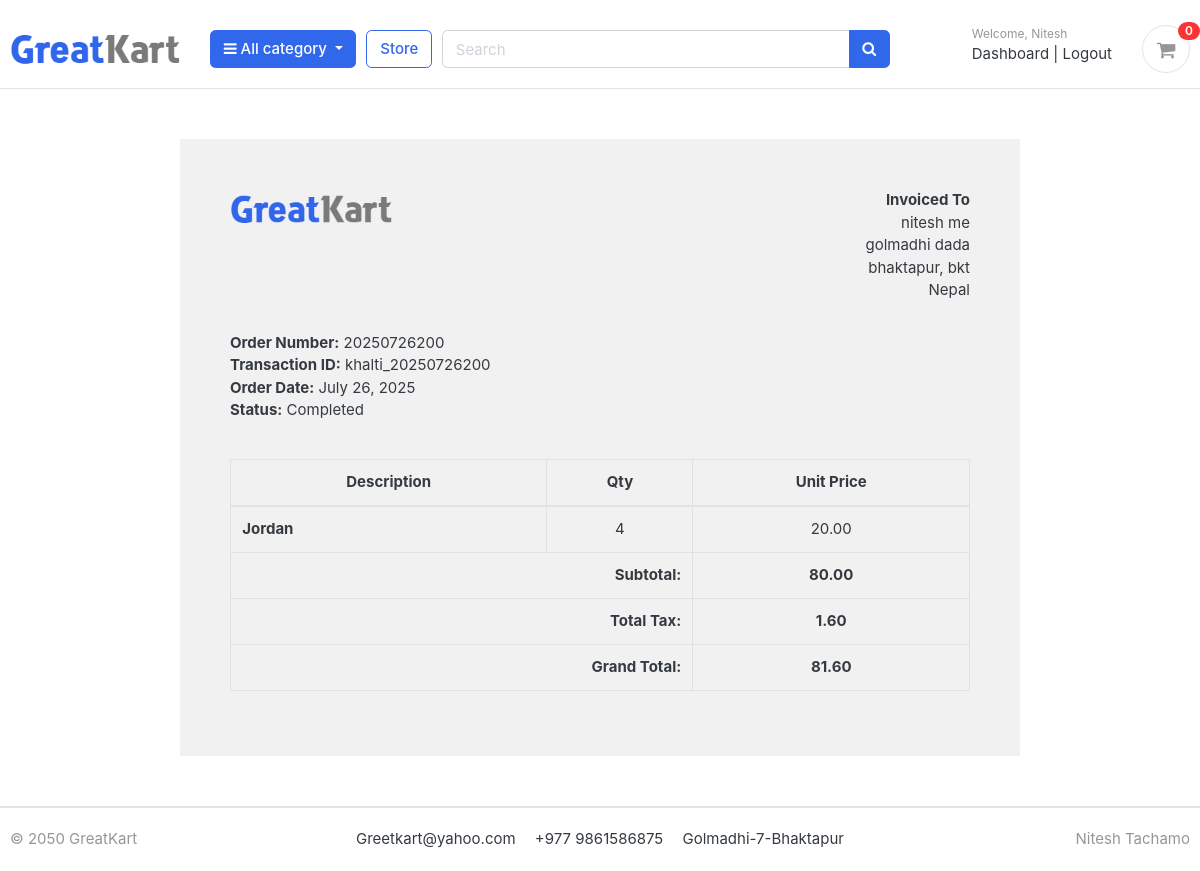
/accounts/order_detail/20250726200/ (signed in), run on the app's committed database.
### accounts/models.py (models this page shows, shortened)
class Account(AbstractBaseUser):
    first_name=models.CharField(max_length=50)
    last_name=models.CharField(max_length=50)
    username=models.CharField(max_length=50,unique=True)
    email=models.EmailField(max_length=100,unique=True)
    phone_number=models.CharField(max_length=50)
    date_joined=models.DateTimeField(auto_now_add=True)
    last_login=models.DateTimeField(auto_now_add=True)
    is_admin =models.BooleanField(default=False)
    is_staff =models.BooleanField(default=False)
    is_active =models.BooleanField(default=False)
    is_superadmin =models.BooleanField(default=False)
    USERNAME_FIELD='email'
    REQUIRED_FIELDS=['username','first_name','last_name']
    objects=MyAccountManager()

### orders/models.py (models this page shows, shortened)
class Order(models.Model):
    STATUS_CHOICES = (
    ('New', 'New'),
    ('Accepted', 'Accepted'),
    ('Completed', 'Completed'),
    ('Cancelled', 'Cancelled'),
    )
    user = models.ForeignKey(Account, on_delete=models.SET_NULL, null=True)
    payment = models.ForeignKey('Payment', on_delete=models.SET_NULL, blank=True, null=True)
    order_number = models.CharField(max_length=20)
    first_name = models.CharField(max_length=50)
    last_name = models.CharField(max_length=50)
    phone = models.CharField(max_length=15)
    email = models.EmailField(max_length=100)
    address_line_1 = models.CharField(max_length=100)
    address_line_2 = models.CharField(max_length=100, blank=True)
    country = models.CharField(max_length=50)
    state = models.CharField(max_length=50)
    city = models.CharField(max_length=50)
    order_note = models.TextField(blank=True)
    order_total = models.FloatField()
    tax = models.FloatField()
    status = models.CharField(max_length=10, choices=STATUS_CHOICES, default='New')
    ip = models.CharField(max_length=20, blank=True)
    is_ordered = models.BooleanField(default=False)
    created_at = models.DateTimeField(auto_now_add=True)
    updated_at = models.DateTimeField(auto_now=True)
    def full_name(self):
        return f'{self.first_name} {self.last_name}'
    def full_address(self):
        return f'{self.address_line_1} {self.address_line_2}'

class Payment(models.Model):
    STATUS_CHOICES = (
        ('Pending', 'Pending'),
        ('Completed', 'Completed'),
    )
    user=models.ForeignKey(Account,on_delete=models.CASCADE)
    payment_id = models.CharField(max_length=100, primary_key=True)
    payment_method = models.CharField(max_length=100)
    amount_paid=models.CharField(max_length=50)
    status = models.CharField(max_length=50, choices=STATUS_CHOICES, default='Pending', blank=False)
    created_at=models.DateTimeField(auto_now_add=True)

class OrderProduct(models.Model):
    order = models.ForeignKey(Order, on_delete=models.CASCADE)
    payment = models.ForeignKey(Payment, on_delete=models.SET_NULL, blank=True, null=True)
    user = models.ForeignKey(Account, on_delete=models.CASCADE)
    product = models.ForeignKey(Product,on_delete=models.CASCADE)
    variations = models.ManyToManyField(Variation, blank=True)  # For size, color, etc.
    tax = models.FloatField(default=0.0)
    quantity = models.IntegerField()
    product_price = models.FloatField()
    ordered = models.BooleanField(default=False)
    created_at = models.DateTimeField(auto_now_add=True)
    updated_at = models.DateTimeField(auto_now=True)

### store/models.py (models this page shows, shortened)
class Product(models.Model):
    product_name=models.CharField(max_length=200,unique=True)
    slug=models.SlugField(max_length=255,unique=True)
    description =models.TextField(max_length=500,blank=True)
    price=models.IntegerField()
    images=models.ImageField(upload_to='photos/products')
    stock=models.IntegerField()
    is_available=models.BooleanField(default=True)
    category =models.ForeignKey(Category,on_delete=models.CASCADE)
    created_date=models.DateTimeField(auto_now_add=True)
    modified_date=models.DateTimeField(auto_now=True)
    rating = models.FloatField(default=0.0)  # Out of 5
    click_count = models.PositiveIntegerField(default=0)

### accounts/views.py (the view)
# urls.py: path('order_detail/<int:order_id>/',views.order_detail,name="order_detail"),
@login_required
def order_detail(request, order_id):
    order = get_object_or_404(Order, order_number=order_id)
    payment = order.payment
    order_items = OrderProduct.objects.filter(order=order)
    subtotal = sum(item.product_price * item.quantity for item in order_items)
    tax = round((2 * subtotal) / 100, 2)
    grand_total = round(subtotal + tax, 2)
    for item in order_items:
        item.subtotal = round(item.product_price * item.quantity, 2)
    context = {
        'order_detail': order_items,
        'order': order,
        'payment': payment,
        'subtotal': round(subtotal, 2),
        'total_tax': tax,
        'grand_total': grand_total,
    }
    return render(request, 'accounts/order_detail.html', context)

### carts/context_processors.py (called while the page is built)
def counter(request):
    cart_count=0
    if 'admin' in request.path:
        return{}
    else:
        try:
            cart=Cart.objects.filter(cart_id=_cart_id(request))
            if request.user.is_authenticated:
                cart_items=CartItem.objects.all().filter(user=request.user)
            else:
                cart_items=CartItem.objects.all().filter(cart=cart[:1])
            for cart_item in cart_items:
                cart_count += cart_item.quantity
        except Cart.DoesNotExist:
            cart_count=0
    return dict(cart_count=cart_count)

### carts/views.py (called while the page is built)
def _cart_id(request):
    cart = request.session.session_key
    if not cart:
        cart = request.session.create()
    return cart

### category/context_processors.py (called while the page is built)
def menu_links(request):
    links = Category.objects.all()
    return dict(links=links)

### category/models.py (called while the page is built)
    def get_url(self):
        return reverse('products_by_category', args=[self.slug])

### templates/accounts/order_detail.html (shortened to what this page needs)
{% extends 'base.html' %}
{% load static %}
{% block content %}
<div class="container" style="margin: 0 auto; width: 70%; padding: 50px; background: #f1f1f1; margin-top: 50px; margin-bottom: 50px;">
    <div class="row invoice row-printable">
        <div class="col-md-12">
            <div class="panel panel-default plain" id="dash_0">
                <div class="panel-body p30">
                    <div class="row">
                        <div class="col-lg-6">
                            <div class="invoice-logo">
                                <img src="{% static 'images/logo.png' %}" alt="Invoice logo" style="max-height: 40px;">
                            </div>
                        </div>
                        <div class="col-lg-6 text-right">
                            <ul class="list-unstyled">
                                <li><strong>Invoiced To</strong></li>
                                <li>{{ order.full_name }}</li>
                                <li>{{ order.full_address }}</li>
                                <li>{{ order.city }}, {{ order.state }}</li>
                                <li>{{ order.country }}</li>
                            </ul>
                        </div>
                        <div class="col-lg-12 mt-3">
                            <div class="invoice-details well">
                                <ul class="list-unstyled mb0">
                                    <li><strong>Order Number:</strong> {{ order.order_number }}</li>
                                    <li><strong>Transaction ID:</strong> {{ payment.payment_id }}</li>
                                    <li><strong>Order Date:</strong> {{ order.created_at|date:"F d, Y" }}</li>
                                    <li><strong>Status:</strong> {{ payment.status }}</li>
                                </ul>
                            </div>
                        </div>
                    </div>
                    <div class="invoice-items mt-4">
                        <div class="table-responsive">
                            <table class="table table-bordered">
    <thead>
        <tr>
            <th class="text-center">Description</th>
            <th class="text-center">Qty</th>
            <th class="text-center">Unit Price</th>
        </tr>
    </thead>
    <tbody>
        {% for item in order_detail %}
        <tr>
            <td>
                <strong>{{ item.product.product_name }}</strong>
            </td>
            <td class="text-center">{{ item.quantity }}</td>
            <td class="text-center">{{ item.product_price|floatformat:2 }}</td>
        </tr>
        {% endfor %}
    </tbody>
    <tfoot>
        <tr>
            <th colspan="2" class="text-right">Subtotal:</th>
            <th class="text-center">{{ subtotal|floatformat:2 }}</th>
        </tr>
        <tr>
            <th colspan="2" class="text-right">Total Tax:</th>
            <th class="text-center">{{ total_tax|floatformat:2 }}</th>
        </tr>
        <tr>
            <th colspan="2" class="text-right">Grand Total:</th>
            <th class="text-center">{{ grand_total|floatformat:2 }}</th>
        </tr>
    </tfoot>
</table>
                        </div>
                    </div>
                </div>
            </div>
        </div>
    </div>
</div>
{% endblock %}

### templates/includes/navbar.html (shortened to what this page needs)
{% load static %}
<header class="section-header">
    <section class="header-main border-bottom" style="margin-top: 10px;">
        <div class="container">
    <div class="row align-items-center">
        <div class="col-lg-2 col-md-3 col-6">
            <a href="/" class="brand-wrap">
                <img class="logo" src="{% static 'images/logo.png' %}">
            </a>
        </div>
        <div class="col-lg col-sm col-md col-6 flex-grow-0">
            <div class="category-wrap dropdown d-inline-block float-right">
                <button type="button" class="btn btn-primary dropdown-toggle" data-toggle="dropdown">
                    <i class="fa fa-bars"></i> All category
                </button>
            </div>
        </div>
        <a href="{% url 'store' %}" class="btn btn-outline-primary">Store</a>
        <div class="col-lg col-md-6 col-sm-12 col">
            <form action=" {% url "search" %}" class="search" method="GET">
                <div class="input-group w-100">
                    <input type="text" class="form-control" style="width:60%;" placeholder="Search" name="keyword">
                    <div class="input-group-append">
                      <button class="btn btn-primary" type="submit">
                        <i class="fa fa-search"></i>
                      </button>
                    </div>
                </div>
            </form>
        </div>
        <div class="col-lg-3 col-sm-6 col-8 order-2 order-lg-3">
            <div class="d-flex justify-content-end mb-3 mb-lg-0">
                {% if user.is_authenticated %}
                <div class="widget-header">
                    <small class="title text-muted">Welcome, {{ user.first_name }}</small>
                    <div>
                        <a href="{% url "dashboard" %}">Dashboard</a> <span class="dark-transp"> | </span>
                        <a href="{% url 'logout' %}">Logout</a>
                    </div>
                </div>
            {% endif %}
                <a href=" {% url "cart" %}" class="widget-header pl-3 ml-3">
                    <div class="icon icon-sm rounded-circle border"><i class="fa fa-shopping-cart"></i></div>
                    <span class="badge badge-pill badge-danger notify">{{ cart_count}}</span>
                </a>
            </div>
        </div>
    </div>
        </div>
    </section>
    </header>

### GreetKart/static/css/ui.css (style rules this page uses)
html { font-family: "Inter", sans-serif; font-size: 15px; }
.icon-xs, .icon-sm, .icon-md, .icon-lg { display: inline-block; text-align: center; flex-shrink: 0; flex-grow: 0; }
.icon-sm { width: 48px; height: 48px; line-height: 48px !important; font-size: 20px; }
.header-main { position: relative; padding-top: 1rem; padding-bottom: 1rem; }
.brand-wrap .logo, .navbar-brand .logo { margin-right: 7px; max-height: 42px; display: inline-block; }
.widget-header { display: inline-block; vertical-align: middle; position: relative; }
.widget-header a { color: #343a40; }
.widget-header i { color: #969696; }
.widget-header .title { display: block; }
.widget-header .notify { position: absolute; top: -3px; right: -10px; }
[class*=list-] li:after { visibility: hidden; display: block; content: ""; overflow: hidden; height: 0; clear: both; }
.notify { position: absolute; top: -4px; right: -10px; display: inline-block; padding: 0.25em 0.6em; font-size: 12px; line-height: 1; text-align: center; border-radius: 3rem; color: #fff; background-color: #fa3434; }

### data on the page
Account: first_name "Nitesh"
Order: full_name "nitesh me", full_address "golmadhi dada", city "bhaktapur", state "bkt", country "Nepal", order_number "20250726200", created_at "July 26, 2025"
Payment: payment_id "khalti_20250726200", status "Completed"
OrderProduct: product.product_name "Jordan", quantity "4", product_price "20.00"

### other printed values
{{ cart_count }} "0"
{{ subtotal|floatformat:2 }} "80.00"
{{ total_tax|floatformat:2 }} "1.60"
{{ grand_total|floatformat:2 }} "81.60"
